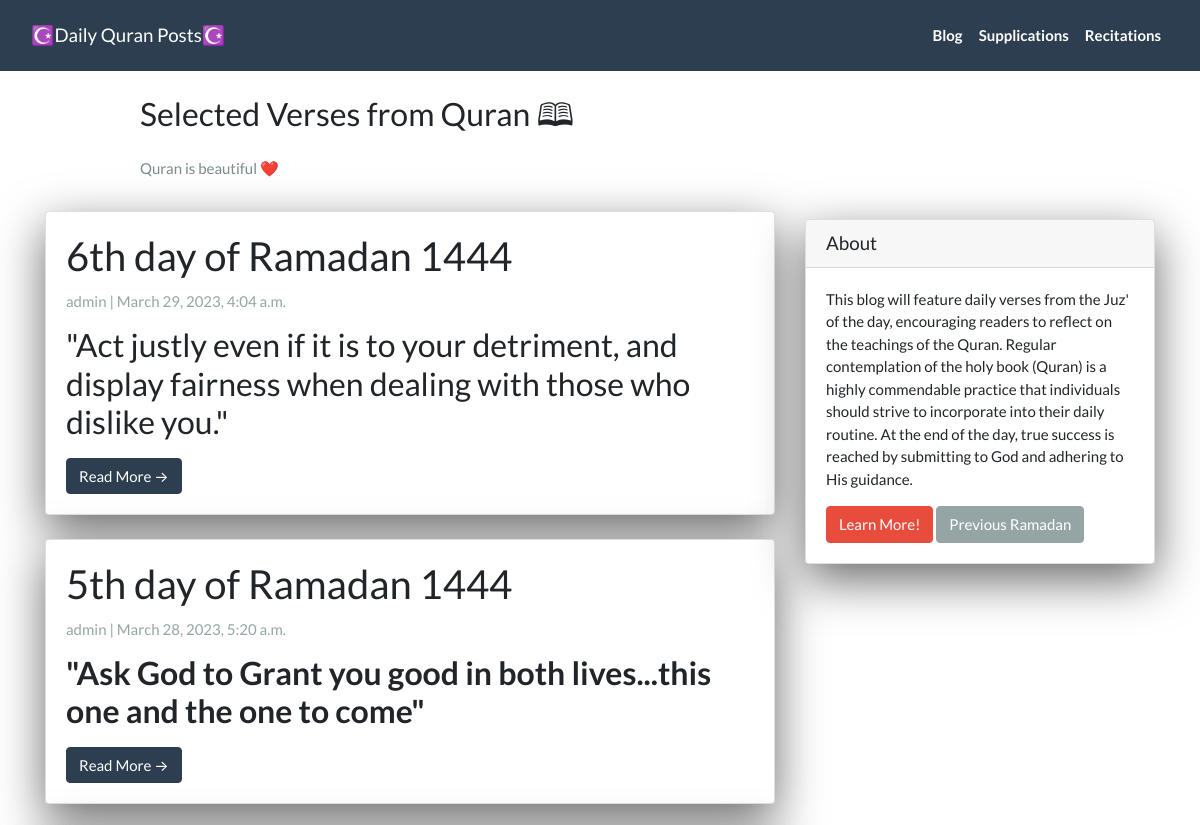
/ (upper part), run on an earlier commit of the app's database.
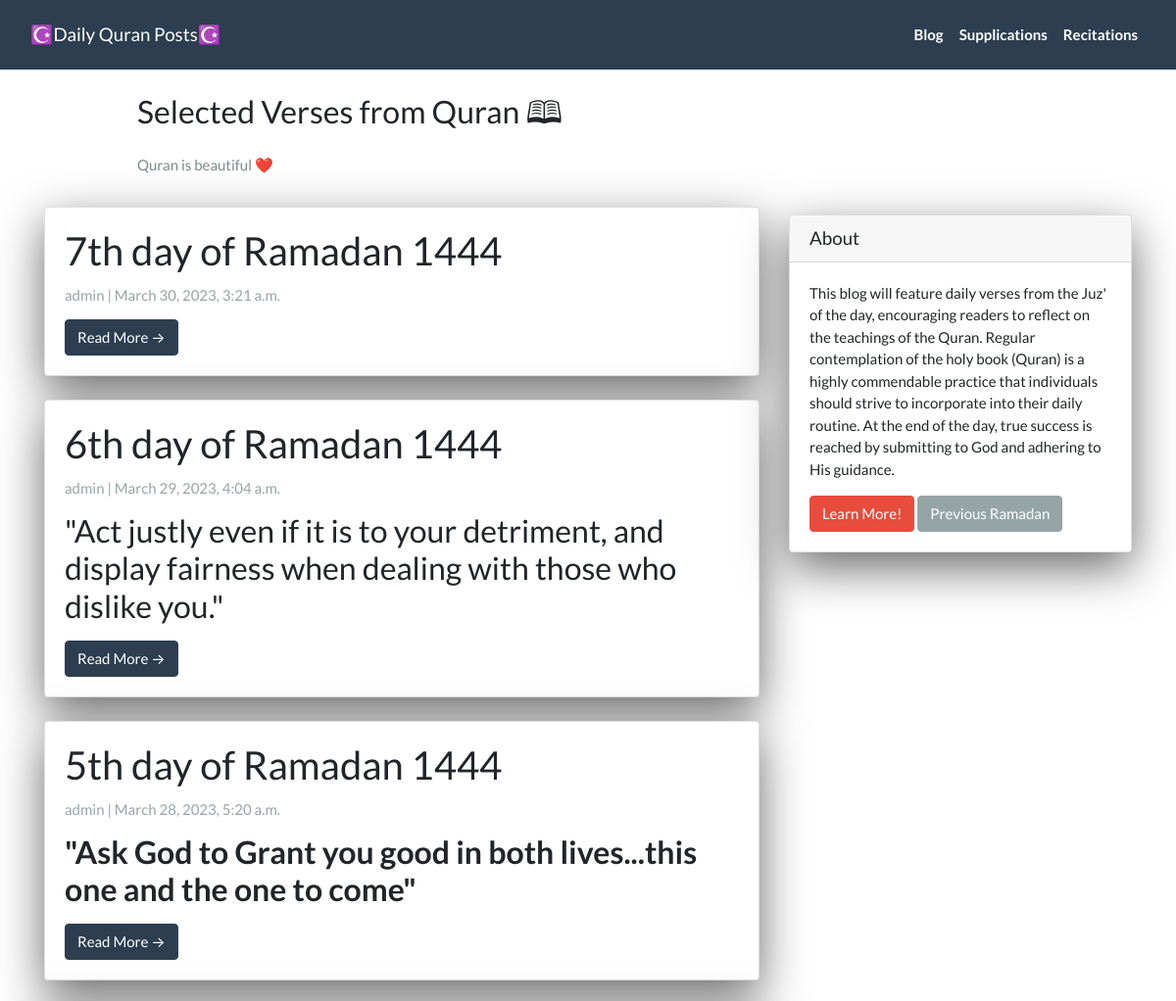
And on a later commit of the database.
### App/models.py (models this page shows, shortened)
class Post(models.Model):
  title =  models.CharField(max_length=200, unique=True)
  slug =   models.SlugField(max_length=200, unique=True)
  author = models.ForeignKey(User, on_delete=models.CASCADE, related_name='blog_posts')
  created_on = models.DateTimeField(auto_now_add=True)
  updated_on = models.DateTimeField(auto_now=True)
  summary = RichTextField(blank=True, null=True)
  content = RichTextField(blank=True, null=True)
  video_link = EmbedVideoField(blank=True, null=True)
  status = models.IntegerField(choices=STATUS, default=0)
  class Meta:
    ordering = ['-created_on']

### App/views.py (the view)
# urls.py: path('', views.PostList.as_view(), name="home"),
class PostList(generic.ListView):
  queryset = Post.objects.filter(status=1).order_by('-created_on')
  template_name = 'index.html'

### App/templates/index.html (shortened to what this page needs)
{% extends "base.html" %}
{% block content %}
<header class="masthead">
  <div class="container">
    <div class="row">
      <div class=" col-md-8 col-md-10 mx-auto">
        <div class="site-heading">
          <h3 class=" site-heading my-4 mt-3 text-black">Selected Verses from Quran 🕮 </h3>
          <p class="text-dark">Quran is beautiful ❤️</p>
        </div>
      </div>
    </div>
  </div>
</header>
<div class="container">
  <div class="row">
    <div class="col-md-8 mt-3 left">
      {% for post in post_list %}
      <div class="card mb-4">
        <div class="card-body">
          <h2 class="card-title">{{ post.title }}</h2>
          <p class="card-text text-muted h6">{{ post.author }} | {{ post.created_on}} </p>
          <p class="card-text">{{post.summary | safe}}</p>
          <a href="{% url 'post_detail' post.slug  %}" class="btn btn-primary">Read More &rarr;</a>
        </div>
      </div>
      {% endfor %}
    </div>
    {% block sidebar %}
    {% include 'sidebar.html' %}
    {% endblock sidebar %}
  </div>
</div>
{%endblock%}

What changed in the data, as far as the page shows it:
added Post: title "7th day of Ramadan 1444", author "admin", created_on "March 30, 2023, 3:21 a.m."
